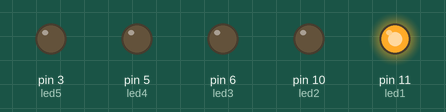
A sketch run on a simulated Arduino Uno, built with avr-gcc and run on an emulated ATmega328P. Parts: output pins drawn as LEDs (lit = HIGH).

Above: at 0.02 s.
At 0.37 s:
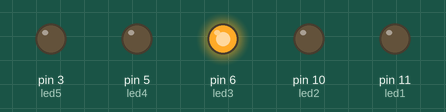
At 0.82 s:
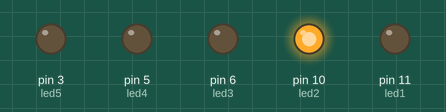
At 1.47 s:
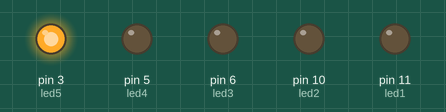
At 2.92 s:
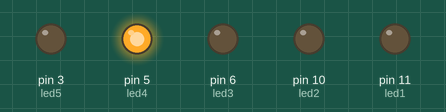
Timing chart, 0 to 3.2 s (numbered marks = the images above):
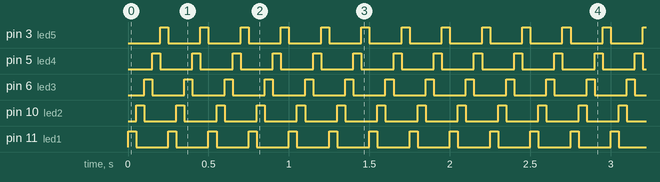

The sketch:

SuperBlinkPabloMario.ino
```cpp
int led1 = 11;
int led2 = 10;
int led3 = 6;
int led4 = 5;
int led5 = 3;


void setup() {
  pinMode(led1, OUTPUT);
  pinMode(led2, OUTPUT);
  pinMode(led3, OUTPUT);
  pinMode(led4, OUTPUT);
  pinMode(led5, OUTPUT);
}
void loop() {
  digitalWrite(led1, HIGH);
 delay(50);
  digitalWrite(led1, LOW);
  digitalWrite(led2, HIGH);
  delay(50);
  digitalWrite(led2, LOW);
  digitalWrite(led3, HIGH);
  delay(50);
  digitalWrite(led3, LOW);
  digitalWrite(led4, HIGH);
  delay(50);
  digitalWrite(led4, LOW);
  digitalWrite(led5, HIGH);
  delay(50);
  digitalWrite(led5, LOW);
}
```

Measured:
- by itself, pin 3 (led5), pin 5 (led4), pin 6 (led3), pin 10 (led2), pin 11 (led1): alternates HIGH for 0.05 s and LOW for 0.20 s
